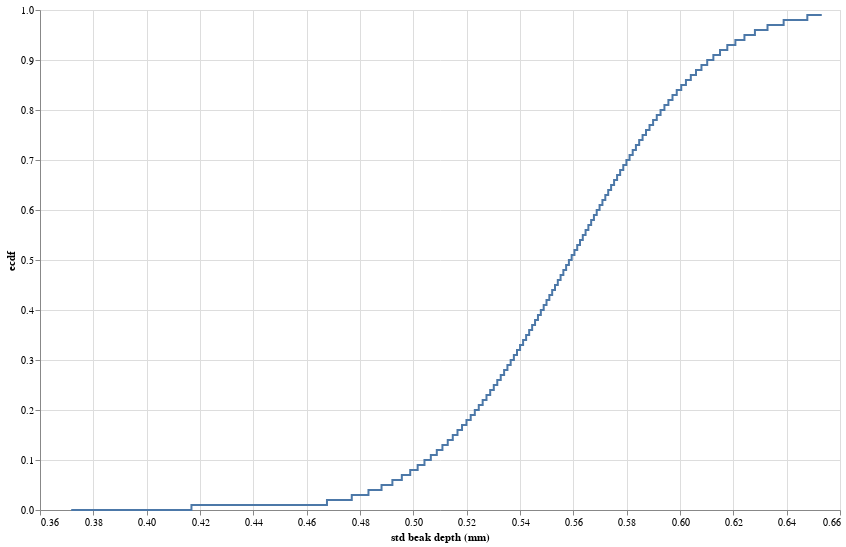

Notebook code cell kept with this figure:
### Code cell
x, y = bootcamp_utils.ecdf_vals(bs_reps_1975)

df_ecdf = pd.DataFrame(data={'std beak depth (mm)': x[::10000],
                             'ecdf': y[::10000]}
                      )


alt.Chart(df_ecdf,
          height=500,
          width=800
    ).mark_line(interpolate='step'
    ).encode(x=alt.X('std beak depth (mm):Q', scale=alt.Scale(zero=False)),
             y='ecdf:Q')

### Figure 1 — Vega-Lite specification as saved in the notebook (floating-point values rounded to 4 significant figures)
{"$schema": "https://vega.github.io/schema/vega-lite/v2.4.3.json", "config": {"view": {"height": 300, "width": 400}}, "data": {"values": [{"ecdf": 1e-06, "std beak depth (mm)": 0.3717}, {"ecdf": 0.01, "std beak depth (mm)": 0.4619}, {"ecdf": 0.02, "std beak depth (mm)": 0.4733}, {"ecdf": 0.03, "std beak depth (mm)": 0.4805}, {"ecdf": 0.04, "std beak depth (mm)": 0.4859}, {"ecdf": 0.05, "std beak depth (mm)": 0.4903}, {"ecdf": 0.06, "std beak depth (mm)": 0.494}, {"ecdf": 0.07, "std beak depth (mm)": 0.4974}, {"ecdf": 0.08, "std beak depth (mm)": 0.5003}, {"ecdf": 0.09, "std beak depth (mm)": 0.5029}, {"ecdf": 0.1, "std beak depth (mm)": 0.5054}, {"ecdf": 0.11, "std beak depth (mm)": 0.5077}, {"ecdf": 0.12, "std beak depth (mm)": 0.5099}, {"ecdf": 0.13, "std beak depth (mm)": 0.5119}, {"ecdf": 0.14, "std beak depth (mm)": 0.5139}, {"ecdf": 0.15, "std beak depth (mm)": 0.5157}, {"ecdf": 0.16, "std beak depth (mm)": 0.5174}, {"ecdf": 0.17, "std beak depth (mm)": 0.5191}, {"ecdf": 0.18, "std beak depth (mm)": 0.5207}, {"ecdf": 0.19, "std beak depth (mm)": 0.5223}, {"ecdf": 0.2, "std beak depth (mm)": 0.5238}, {"ecdf": 0.21, "std beak depth (mm)": 0.5253}, {"ecdf": 0.22, "std beak depth (mm)": 0.5267}, {"ecdf": 0.23, "std beak depth (mm)": 0.5281}, {"ecdf": 0.24, "std beak depth (mm)": 0.5295}, {"ecdf": 0.25, "std beak depth (mm)": 0.5308}, {"ecdf": 0.26, "std beak depth (mm)": 0.5321}, {"ecdf": 0.27, "std beak depth (mm)": 0.5334}, {"ecdf": 0.28, "std beak depth (mm)": 0.5347}, {"ecdf": 0.29, "std beak depth (mm)": 0.5359}, {"ecdf": 0.3, "std beak depth (mm)": 0.5371}, {"ecdf": 0.31, "std beak depth (mm)": 0.5383}, {"ecdf": 0.32, "std beak depth (mm)": 0.5395}, {"ecdf": 0.33, "std beak depth (mm)": 0.5406}, {"ecdf": 0.34, "std beak depth (mm)": 0.5417}, {"ecdf": 0.35, "std beak depth (mm)": 0.5429}, {"ecdf": 0.36, "std beak depth (mm)": 0.544}, {"ecdf": 0.37, "std beak depth (mm)": 0.5451}, {"ecdf": 0.38, "std beak depth (mm)": 0.5462}, {"ecdf": 0.39, "std beak depth (mm)": 0.5473}, {"ecdf": 0.4, "std beak depth (mm)": 0.5484}, {"ecdf": 0.41, "std beak depth (mm)": 0.5494}, {"ecdf": 0.42, "std beak depth (mm)": 0.5505}, {"ecdf": 0.43, "std beak depth (mm)": 0.5515}, {"ecdf": 0.44, "std beak depth (mm)": 0.5526}, {"ecdf": 0.45, "std beak depth (mm)": 0.5537}, {"ecdf": 0.46, "std beak depth (mm)": 0.5547}, {"ecdf": 0.47, "std beak depth (mm)": 0.5557}, {"ecdf": 0.48, "std beak depth (mm)": 0.5568}, {"ecdf": 0.49, "std beak depth (mm)": 0.5578}, {"ecdf": 0.5, "std beak depth (mm)": 0.5589}, {"ecdf": 0.51, "std beak depth (mm)": 0.5599}, {"ecdf": 0.52, "std beak depth (mm)": 0.5609}, {"ecdf": 0.53, "std beak depth (mm)": 0.562}, {"ecdf": 0.54, "std beak depth (mm)": 0.563}, {"ecdf": 0.55, "std beak depth (mm)": 0.5641}, {"ecdf": 0.56, "std beak depth (mm)": 0.5651}, {"ecdf": 0.57, "std beak depth (mm)": 0.5662}, {"ecdf": 0.58, "std beak depth (mm)": 0.5672}, {"ecdf": 0.59, "std beak depth (mm)": 0.5682}, {"ecdf": 0.6, "std beak depth (mm)": 0.5693}, {"ecdf": 0.61, "std beak depth (mm)": 0.5704}, {"ecdf": 0.62, "std beak depth (mm)": 0.5714}, {"ecdf": 0.63, "std beak depth (mm)": 0.5725}, {"ecdf": 0.64, "std beak depth (mm)": 0.5736}, {"ecdf": 0.65, "std beak depth (mm)": 0.5747}, {"ecdf": 0.66, "std beak depth (mm)": 0.5759}, {"ecdf": 0.67, "std beak depth (mm)": 0.577}, {"ecdf": 0.68, "std beak depth (mm)": 0.5781}, {"ecdf": 0.69, "std beak depth (mm)": 0.5793}, {"ecdf": 0.7, "std beak depth (mm)": 0.5805}, {"ecdf": 0.71, "std beak depth (mm)": 0.5817}, {"ecdf": 0.72, "std beak depth (mm)": 0.5829}, {"ecdf": 0.73, "std beak depth (mm)": 0.5841}, {"ecdf": 0.74, "std beak depth (mm)": 0.5853}, {"ecdf": 0.75, "std beak depth (mm)": 0.5866}, {"ecdf": 0.76, "std beak depth (mm)": 0.5879}, {"ecdf": 0.77, "std beak depth (mm)": 0.5892}, {"ecdf": 0.78, "std beak depth (mm)": 0.5906}, {"ecdf": 0.79, "std beak depth (mm)": 0.592}, {"ecdf": 0.8, "std beak depth (mm)": 0.5934}, {"ecdf": 0.81, "std beak depth (mm)": 0.5949}, {"ecdf": 0.82, "std beak depth (mm)": 0.5964}, {"ecdf": 0.83, "std beak depth (mm)": 0.598}, {"ecdf": 0.84, "std beak depth (mm)": 0.5996}, {"ecdf": 0.85, "std beak depth (mm)": 0.6013}, {"ecdf": 0.86, "std beak depth (mm)": 0.6031}, {"ecdf": 0.87, "std beak depth (mm)": 0.605}, {"ecdf": 0.88, "std beak depth (mm)": 0.607}, {"ecdf": 0.89, "std beak depth (mm)": 0.6091}, {"ecdf": 0.9, "std beak depth (mm)": 0.6113}, {"ecdf": 0.91, "std beak depth (mm)": 0.6137}, {"ecdf": 0.92, "std beak depth (mm)": 0.6163}, {"ecdf": 0.93, "std beak depth (mm)": 0.6192}, {"ecdf": 0.94, "std beak depth (mm)": 0.6224}, {"ecdf": 0.95, "std beak depth (mm)": 0.626}, {"ecdf": 0.96, "std beak depth (mm)": 0.6302}, {"ecdf": 0.97, "std beak depth (mm)": 0.6354}, {"ecdf": 0.98, "std beak depth (mm)": 0.6423}, {"ecdf": 0.99, "std beak depth (mm)": 0.6532}]}, "encoding": {"x": {"field": "std beak depth (mm)", "scale": {"zero": false}, "type": "quantitative"}, "y": {"field": "ecdf", "type": "quantitative"}}, "height": 500, "mark": {"interpolate": "step", "type": "line"}, "width": 800}
